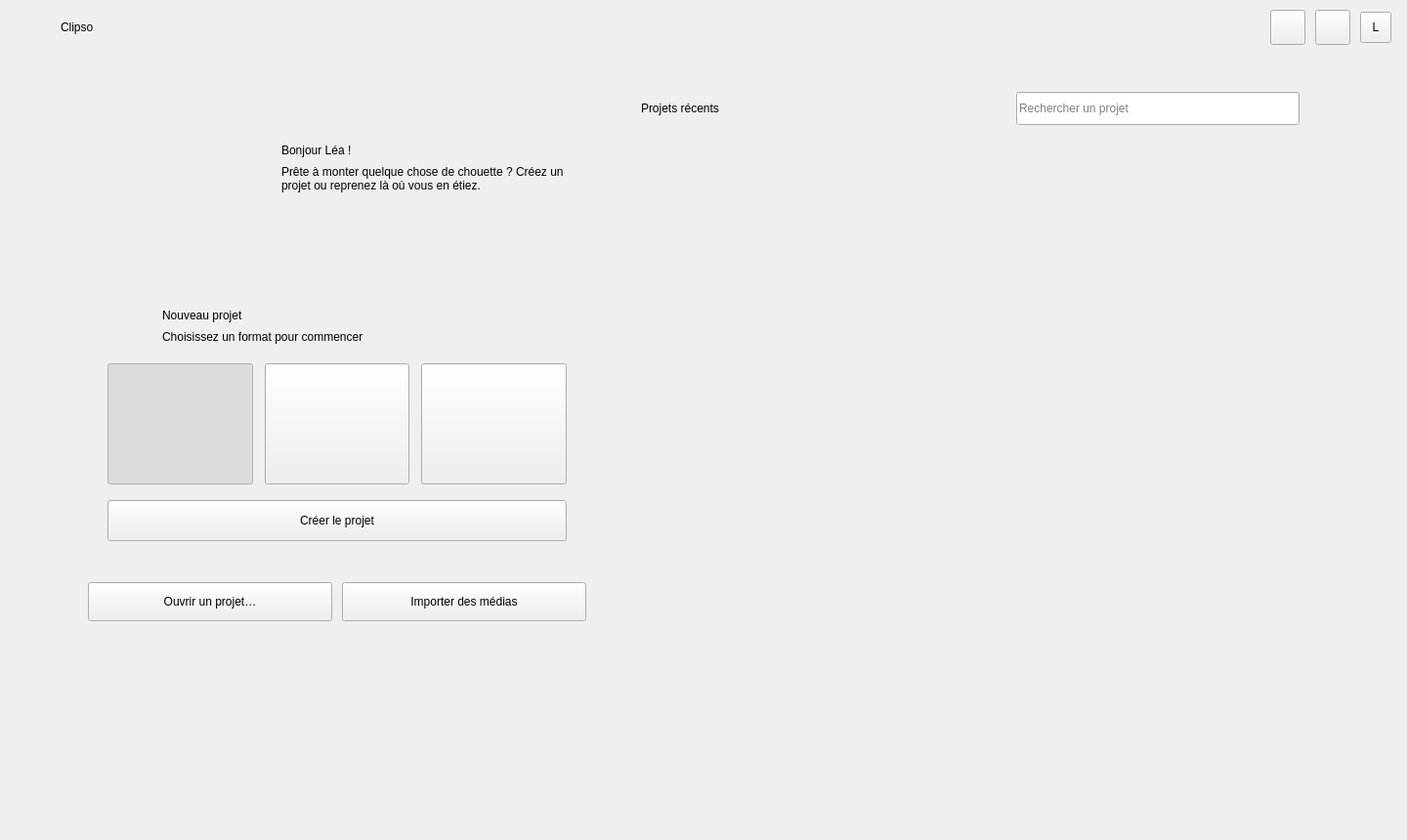
<?xml version="1.0" encoding="UTF-8"?>
<ui version="4.0">
 <class>HomePage</class>
 <widget class="QWidget" name="HomePage">
  <property name="geometry">
   <rect>
    <x>0</x>
    <y>0</y>
    <width>1440</width>
    <height>860</height>
   </rect>
  </property>
  <property name="windowTitle">
   <string>Clipso</string>
  </property>
  <layout class="QVBoxLayout" name="rootLayout">
   <property name="spacing">
    <number>20</number>
   </property>
   <property name="leftMargin">
    <number>16</number>
   </property>
   <property name="topMargin">
    <number>10</number>
   </property>
   <property name="rightMargin">
    <number>16</number>
   </property>
   <property name="bottomMargin">
    <number>28</number>
   </property>
   <item>
    <widget class="QWidget" name="topBar" native="true">
     <layout class="QHBoxLayout" name="topBarLayout">
      <property name="spacing">
       <number>10</number>
      </property>
      <property name="leftMargin">
       <number>0</number>
      </property>
      <property name="topMargin">
       <number>0</number>
      </property>
      <property name="rightMargin">
       <number>0</number>
      </property>
      <property name="bottomMargin">
       <number>0</number>
      </property>
      <item>
       <widget class="QLabel" name="logoLabel">
        <property name="text">
         <string />
        </property>
        <property name="minimumSize">
         <size>
          <width>36</width>
          <height>36</height>
         </size>
        </property>
        <property name="maximumSize">
         <size>
          <width>36</width>
          <height>36</height>
         </size>
        </property>
       </widget>
      </item>
      <item>
       <widget class="QLabel" name="appNameLabel">
        <property name="text">
         <string>Clipso</string>
        </property>
       </widget>
      </item>
      <item>
       <spacer name="topBarSpacer">
        <property name="orientation">
         <enum>Qt::Horizontal</enum>
        </property>
        <property name="sizeHint" stdset="0">
         <size>
          <width>40</width>
          <height>20</height>
         </size>
        </property>
       </spacer>
      </item>
      <item>
       <widget class="QToolButton" name="helpButton">
        <property name="toolTip">
         <string>Aide</string>
        </property>
        <property name="minimumSize">
         <size>
          <width>36</width>
          <height>36</height>
         </size>
        </property>
        <property name="maximumSize">
         <size>
          <width>36</width>
          <height>36</height>
         </size>
        </property>
       </widget>
      </item>
      <item>
       <widget class="QToolButton" name="settingsButton">
        <property name="toolTip">
         <string>Paramètres</string>
        </property>
        <property name="minimumSize">
         <size>
          <width>36</width>
          <height>36</height>
         </size>
        </property>
        <property name="maximumSize">
         <size>
          <width>36</width>
          <height>36</height>
         </size>
        </property>
       </widget>
      </item>
      <item>
       <widget class="QToolButton" name="avatarButton">
        <property name="toolTip">
         <string>Compte</string>
        </property>
        <property name="text">
         <string>L</string>
        </property>
        <property name="minimumSize">
         <size>
          <width>32</width>
          <height>32</height>
         </size>
        </property>
        <property name="maximumSize">
         <size>
          <width>32</width>
          <height>32</height>
         </size>
        </property>
       </widget>
      </item>
     </layout>
    </widget>
   </item>
   <item>
    <layout class="QHBoxLayout" name="contentLayout" stretch="5,7">
     <property name="spacing">
      <number>36</number>
     </property>
     <property name="leftMargin">
      <number>74</number>
     </property>
     <property name="topMargin">
      <number>8</number>
     </property>
     <property name="rightMargin">
      <number>74</number>
     </property>
     <property name="bottomMargin">
      <number>0</number>
     </property>
     <item>
      <layout class="QVBoxLayout" name="leftColumnLayout">
       <property name="spacing">
        <number>22</number>
       </property>
       <item>
        <layout class="QHBoxLayout" name="greetingLayout">
         <property name="spacing">
          <number>26</number>
         </property>
         <item>
          <widget class="QLabel" name="mascotLabel">
           <property name="text">
            <string />
           </property>
           <property name="minimumSize">
            <size>
             <width>172</width>
             <height>158</height>
            </size>
           </property>
           <property name="maximumSize">
            <size>
             <width>172</width>
             <height>158</height>
            </size>
           </property>
          </widget>
         </item>
         <item>
          <layout class="QVBoxLayout" name="greetingTextLayout">
           <property name="spacing">
            <number>8</number>
           </property>
           <item>
            <spacer name="greetingTopSpacer">
             <property name="orientation">
              <enum>Qt::Vertical</enum>
             </property>
             <property name="sizeHint" stdset="0">
              <size>
               <width>20</width>
               <height>10</height>
              </size>
             </property>
            </spacer>
           </item>
           <item>
            <widget class="QLabel" name="greetingTitleLabel">
             <property name="text">
              <string>Bonjour Léa !</string>
             </property>
            </widget>
           </item>
           <item>
            <widget class="QLabel" name="greetingSubtitleLabel">
             <property name="text">
              <string>Prête à monter quelque chose de chouette ? Créez un projet ou reprenez là où vous en étiez.</string>
             </property>
             <property name="wordWrap">
              <bool>true</bool>
             </property>
            </widget>
           </item>
           <item>
            <spacer name="greetingBottomSpacer">
             <property name="orientation">
              <enum>Qt::Vertical</enum>
             </property>
             <property name="sizeHint" stdset="0">
              <size>
               <width>20</width>
               <height>10</height>
              </size>
             </property>
            </spacer>
           </item>
          </layout>
         </item>
        </layout>
       </item>
       <item>
        <widget class="QFrame" name="newProjectCard">
         <layout class="QVBoxLayout" name="newProjectCardLayout">
          <property name="spacing">
           <number>16</number>
          </property>
          <property name="leftMargin">
           <number>20</number>
          </property>
          <property name="topMargin">
           <number>20</number>
          </property>
          <property name="rightMargin">
           <number>20</number>
          </property>
          <property name="bottomMargin">
           <number>20</number>
          </property>
          <item>
           <layout class="QHBoxLayout" name="newProjectHeaderLayout">
            <property name="spacing">
             <number>12</number>
            </property>
            <item>
             <widget class="QLabel" name="newProjectIconLabel">
              <property name="text">
               <string />
              </property>
              <property name="alignment">
               <set>Qt::AlignCenter</set>
              </property>
              <property name="minimumSize">
               <size>
                <width>44</width>
                <height>44</height>
               </size>
              </property>
              <property name="maximumSize">
               <size>
                <width>44</width>
                <height>44</height>
               </size>
              </property>
             </widget>
            </item>
            <item>
             <layout class="QVBoxLayout" name="newProjectTitleLayout">
              <property name="spacing">
               <number>0</number>
              </property>
              <item>
               <widget class="QLabel" name="newProjectTitleLabel">
                <property name="text">
                 <string>Nouveau projet</string>
                </property>
               </widget>
              </item>
              <item>
               <widget class="QLabel" name="newProjectSubtitleLabel">
                <property name="text">
                 <string>Choisissez un format pour commencer</string>
                </property>
               </widget>
              </item>
             </layout>
            </item>
            <item>
             <spacer name="newProjectHeaderSpacer">
              <property name="orientation">
               <enum>Qt::Horizontal</enum>
              </property>
              <property name="sizeHint" stdset="0">
               <size>
                <width>40</width>
                <height>20</height>
               </size>
              </property>
             </spacer>
            </item>
           </layout>
          </item>
          <item>
           <layout class="QHBoxLayout" name="formatsLayout">
            <property name="spacing">
             <number>12</number>
            </property>
            <item>
             <widget class="QToolButton" name="formatLandscapeButton">
              <property name="sizePolicy">
               <sizepolicy hsizetype="Expanding" vsizetype="Fixed">
                <horstretch>1</horstretch>
                <verstretch>0</verstretch>
               </sizepolicy>
              </property>
              <property name="minimumSize">
               <size>
                <width>0</width>
                <height>124</height>
               </size>
              </property>
              <property name="toolTip">
               <string>Paysage · 16:9 · YouTube</string>
              </property>
              <property name="checkable">
               <bool>true</bool>
              </property>
              <property name="checked">
               <bool>true</bool>
              </property>
              <property name="autoExclusive">
               <bool>true</bool>
              </property>
             </widget>
            </item>
            <item>
             <widget class="QToolButton" name="formatVerticalButton">
              <property name="sizePolicy">
               <sizepolicy hsizetype="Expanding" vsizetype="Fixed">
                <horstretch>1</horstretch>
                <verstretch>0</verstretch>
               </sizepolicy>
              </property>
              <property name="minimumSize">
               <size>
                <width>0</width>
                <height>124</height>
               </size>
              </property>
              <property name="toolTip">
               <string>Vertical · 9:16 · Réseaux</string>
              </property>
              <property name="checkable">
               <bool>true</bool>
              </property>
              <property name="autoExclusive">
               <bool>true</bool>
              </property>
             </widget>
            </item>
            <item>
             <widget class="QToolButton" name="formatSquareButton">
              <property name="sizePolicy">
               <sizepolicy hsizetype="Expanding" vsizetype="Fixed">
                <horstretch>1</horstretch>
                <verstretch>0</verstretch>
               </sizepolicy>
              </property>
              <property name="minimumSize">
               <size>
                <width>0</width>
                <height>124</height>
               </size>
              </property>
              <property name="toolTip">
               <string>Carré · 1:1 · Publication</string>
              </property>
              <property name="checkable">
               <bool>true</bool>
              </property>
              <property name="autoExclusive">
               <bool>true</bool>
              </property>
             </widget>
            </item>
           </layout>
          </item>
          <item>
           <widget class="QPushButton" name="createProjectButton">
            <property name="minimumSize">
             <size>
              <width>0</width>
              <height>42</height>
             </size>
            </property>
            <property name="text">
             <string>Créer le projet</string>
            </property>
           </widget>
          </item>
         </layout>
        </widget>
       </item>
       <item>
        <layout class="QHBoxLayout" name="secondaryActionsLayout">
         <property name="spacing">
          <number>10</number>
         </property>
         <item>
          <widget class="QPushButton" name="openProjectButton">
           <property name="minimumSize">
            <size>
             <width>0</width>
             <height>40</height>
            </size>
           </property>
           <property name="text">
            <string>Ouvrir un projet…</string>
           </property>
          </widget>
         </item>
         <item>
          <widget class="QPushButton" name="importMediaButton">
           <property name="minimumSize">
            <size>
             <width>0</width>
             <height>40</height>
            </size>
           </property>
           <property name="text">
            <string>Importer des médias</string>
           </property>
          </widget>
         </item>
        </layout>
       </item>
       <item>
        <spacer name="leftColumnBottomSpacer">
         <property name="orientation">
          <enum>Qt::Vertical</enum>
         </property>
         <property name="sizeHint" stdset="0">
          <size>
           <width>20</width>
           <height>40</height>
          </size>
         </property>
        </spacer>
       </item>
      </layout>
     </item>
     <item>
      <widget class="QFrame" name="recentProjectsCard">
       <layout class="QVBoxLayout" name="recentProjectsCardLayout">
        <property name="spacing">
         <number>14</number>
        </property>
        <property name="leftMargin">
         <number>20</number>
        </property>
        <property name="topMargin">
         <number>20</number>
        </property>
        <property name="rightMargin">
         <number>20</number>
        </property>
        <property name="bottomMargin">
         <number>20</number>
        </property>
        <item>
         <layout class="QHBoxLayout" name="recentProjectsHeaderLayout">
          <item>
           <widget class="QLabel" name="recentProjectsTitleLabel">
            <property name="text">
             <string>Projets récents</string>
            </property>
           </widget>
          </item>
          <item>
           <spacer name="recentProjectsHeaderSpacer">
            <property name="orientation">
             <enum>Qt::Horizontal</enum>
            </property>
            <property name="sizeHint" stdset="0">
             <size>
              <width>40</width>
              <height>20</height>
             </size>
            </property>
           </spacer>
          </item>
          <item>
           <widget class="QLineEdit" name="searchProjectEdit">
            <property name="minimumSize">
             <size>
              <width>225</width>
              <height>34</height>
             </size>
            </property>
            <property name="placeholderText">
             <string>Rechercher un projet</string>
            </property>
            <property name="clearButtonEnabled">
             <bool>true</bool>
            </property>
           </widget>
          </item>
         </layout>
        </item>
        <item>
         <widget class="QScrollArea" name="recentProjectsScroll">
          <property name="frameShape">
           <enum>QFrame::NoFrame</enum>
          </property>
          <property name="horizontalScrollBarPolicy">
           <enum>Qt::ScrollBarAlwaysOff</enum>
          </property>
          <property name="widgetResizable">
           <bool>true</bool>
          </property>
          <widget class="QWidget" name="recentProjectsContainer">
           <property name="geometry">
            <rect>
             <x>0</x>
             <y>0</y>
             <width>670</width>
             <height>600</height>
            </rect>
           </property>
           <layout class="QVBoxLayout" name="recentProjectsLayout">
            <property name="spacing">
             <number>8</number>
            </property>
            <property name="leftMargin">
             <number>0</number>
            </property>
            <property name="topMargin">
             <number>0</number>
            </property>
            <property name="rightMargin">
             <number>0</number>
            </property>
            <property name="bottomMargin">
             <number>0</number>
            </property>
            <item>
             <spacer name="recentProjectsBottomSpacer">
              <property name="orientation">
               <enum>Qt::Vertical</enum>
              </property>
              <property name="sizeHint" stdset="0">
               <size>
                <width>20</width>
                <height>40</height>
               </size>
              </property>
             </spacer>
            </item>
           </layout>
          </widget>
         </widget>
        </item>
       </layout>
      </widget>
     </item>
    </layout>
   </item>
  </layout>
 </widget>
 <resources />
 <connections />
</ui>
